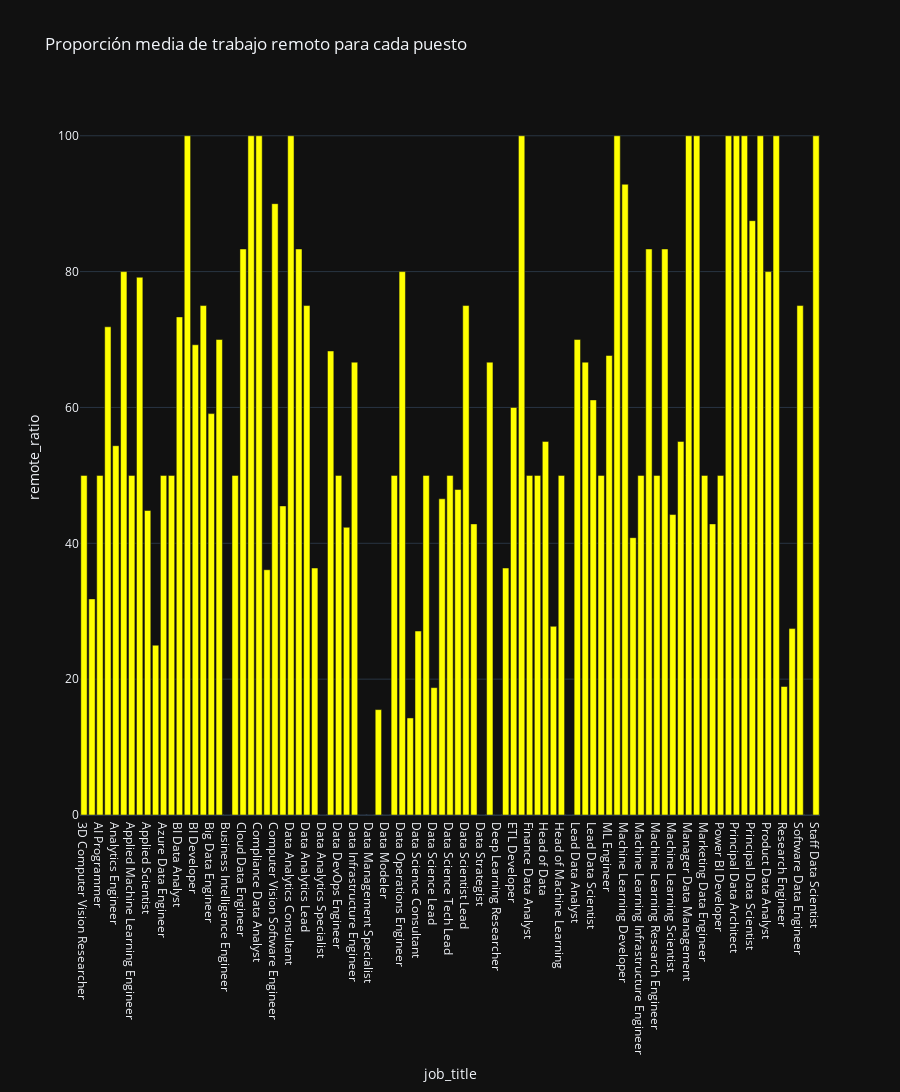

The notebook cell this image was saved under:
### Markdown cell above
¿Cuál es la proporción de trabajo remoto entre diferentes roles de trabajo?

### Code cell
# Para este ejercicio, volvemos a calcular la media. En este caso se necesita la proporción media de trabajo remoto para cada puesto de trabajo.

prop_media_trabajo_remoto = df.groupby('job_title')['remote_ratio'].mean().reset_index()

fig = px.bar(
    prop_media_trabajo_remoto,
    x='job_title',  # Puestos de trabajo
    y='remote_ratio',  # Proporción media de trabajo remoto
    title='Proporción media de trabajo remoto para cada puesto',
    template="plotly_dark",
    color_discrete_sequence=['yellow'],
    height=1200,
    orientation='v')

fig.show()

### Figure 1 — Plotly figure (JSON) as saved in the notebook; plotly's stock layout.template omitted (floating-point values rounded to 4 significant figures)
{"data": [{"alignmentgroup": "True", "hovertemplate": "job_title=%{x}<br>remote_ratio=%{y}<extra></extra>", "legendgroup": "", "marker": {"color": "yellow"}, "name": "", "offsetgroup": "", "orientation": "v", "showlegend": false, "textposition": "auto", "type": "bar", "x": ["3D Computer Vision Researcher", "AI Developer", "AI Programmer", "AI Scientist", "Analytics Engineer", "Applied Data Scientist", "Applied Machine Learning Engineer", "Applied Machine Learning Scientist", "Applied Scientist", "Autonomous Vehicle Technician", "Azure Data Engineer", "BI Analyst", "BI Data Analyst", "BI Data Engineer", "BI Developer", "Big Data Architect", "Big Data Engineer", "Business Data Analyst", "Business Intelligence Engineer", "Cloud Data Architect", "Cloud Data Engineer", "Cloud Database Engineer", "Compliance Data Analyst", "Computer Vision Engineer", "Computer Vision Software Engineer", "Data Analyst", "Data Analytics Consultant", "Data Analytics Engineer", "Data Analytics Lead", "Data Analytics Manager", "Data Analytics Specialist", "Data Architect", "Data DevOps Engineer", "Data Engineer", "Data Infrastructure Engineer", "Data Lead", "Data Management Specialist", "Data Manager", "Data Modeler", "Data Operations Analyst", "Data Operations Engineer", "Data Quality Analyst", "Data Science Consultant", "Data Science Engineer", "Data Science Lead", "Data Science Manager", "Data Science Tech Lead", "Data Scientist", "Data Scientist Lead", "Data Specialist", "Data Strategist", "Deep Learning Engineer", "Deep Learning Researcher", "Director of Data Science", "ETL Developer", "ETL Engineer", "Finance Data Analyst", "Financial Data Analyst", "Head of Data", "Head of Data Science", "Head of Machine Learning", "Insight Analyst", "Lead Data Analyst", "Lead Data Engineer", "Lead Data Scientist", "Lead Machine Learning Engineer", "ML Engineer", "MLOps Engineer", "Machine Learning Developer", "Machine Learning Engineer", "Machine Learning Infrastructure Engineer", "Machine Learning Manager", "Machine Learning Research Engineer", "Machine Learning Researcher", "Machine Learning Scientist", "Machine Learning Software Engineer", "Manager Data Management", "Marketing Data Analyst", "Marketing Data Engineer", "NLP Engineer", "Power BI Developer", "Principal Data Analyst", "Principal Data Architect", "Principal Data Engineer", "Principal Data Scientist", "Principal Machine Learning Engineer", "Product Data Analyst", "Product Data Scientist", "Research Engineer", "Research Scientist", "Software Data Engineer", "Staff Data Analyst", "Staff Data Scientist"], "xaxis": "x", "y": [50, 31.82, 50, 71.88, 54.37, 80, 50, 79.17, 44.83, 25, 50, 50, 73.33, 100, 69.23, 75, 59.09, 70, 0, 50, 83.33, 100, 100, 36.11, 90, 45.51, 100, 83.33, 75, 36.36, 0, 68.32, 50, 42.36, 66.67, 0, 0, 15.52, 0, 50, 80, 14.29, 27.08, 50, 18.75, 46.55, 50, 47.92, 75, 42.86, 0, 66.67, 0, 36.36, 60, 100, 50, 50, 55, 27.78, 50, 0, 70, 66.67, 61.11, 50, 67.65, 100, 92.86, 40.83, 50, 83.33, 50, 83.33, 44.23, 55, 100, 100, 50, 42.86, 50, 100, 100, 100, 87.5, 100, 80, 100, 18.92, 27.44, 75, 0, 100], "yaxis": "y"}], "layout": {"barmode": "relative", "height": 1200, "legend": {"tracegroupgap": 0}, "title": {"text": "Proporción media de trabajo remoto para cada puesto"}, "xaxis": {"anchor": "y", "domain": [0, 1], "title": {"text": "job_title"}}, "yaxis": {"anchor": "x", "domain": [0, 1], "title": {"text": "remote_ratio"}}}}
